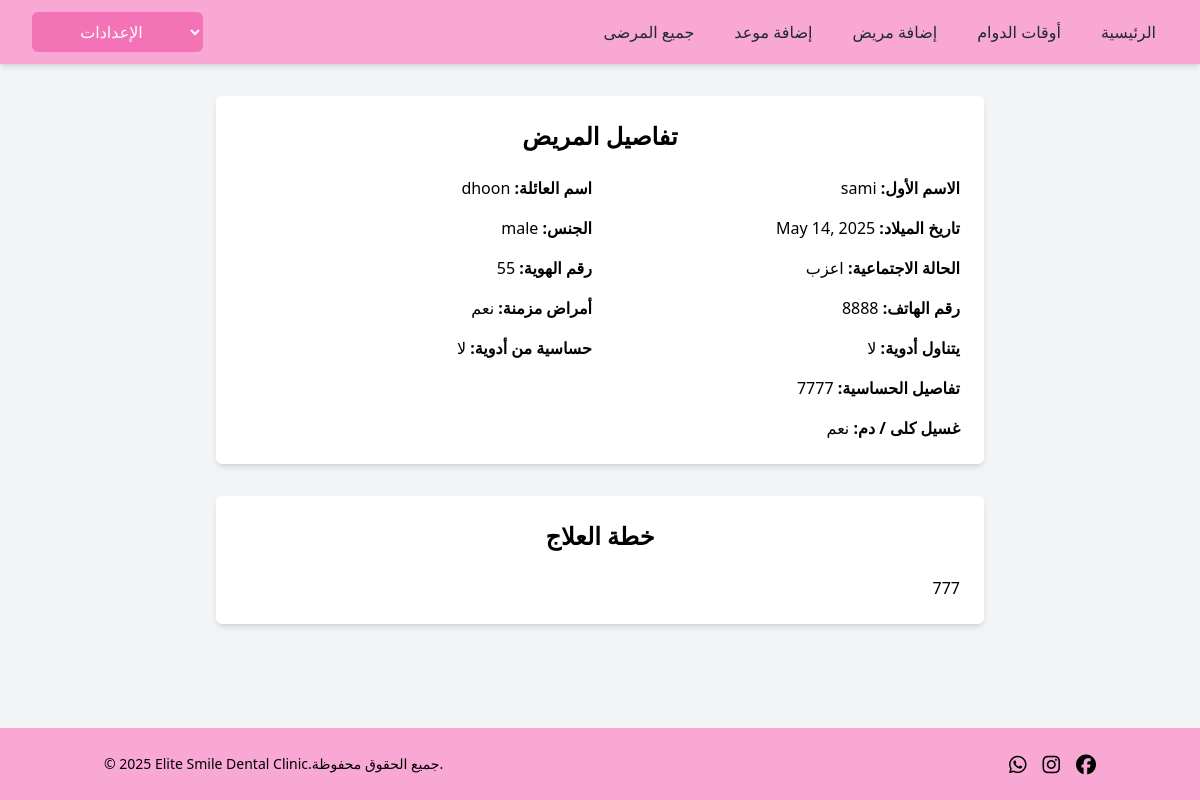
Screenshot of /doctor/patient_details_display/8 with the database file from the repository.
### clinic_app/models.py (models this page shows, shortened)
class User(models.Model):
    first_name = models.CharField(max_length=255)
    last_name = models.CharField(max_length=255)
    email = models.CharField(max_length=255)
    password = models.CharField(max_length=255)
    role = models.CharField(max_length=255, default='patient')
    doctor = models.ForeignKey('self', null=True, blank=True, on_delete=models.SET_NULL, related_name='patients')
    birth_date = models.DateField(blank=True, null=True)
    gender = models.CharField(max_length=10, blank=True)  # No need for null=True in CharField
    social_status = models.CharField(max_length=20, blank=True)
    id_number = models.CharField(max_length=20, blank=True)
    phone = models.CharField(max_length=20, blank=True)
    chronic_disease = models.BooleanField(default=False)
    takes_medications = models.BooleanField(default=False)
    drug_allergy = models.BooleanField(default=False)
    allergy_details = models.TextField(blank=True)
    dialysis =models.BooleanField(default=False)
    treatment_plan = models.TextField(blank=True)
    created_at = models.DateTimeField(auto_now_add=True)
    updated_at = models.DateTimeField(auto_now=True)
    objects = UserManager()

### doctor_app/views.py (the view)
# urls.py: path('patient_details_display/<int:patientid>', views.patient_details_display, name='patient_details_display'),
def patient_details_display(request,patientid):
    context={
        'patient':User.objects.get(id=patientid)
    }
    return render(request,'doctor/patient_details_display.html',context)

### doctor_app/templates/doctor/patient_details_display.html (shortened to what this page needs)
<!DOCTYPE html>
<html lang="ar" dir="rtl">
<head>
    <script src="https://cdn.tailwindcss.com"></script>
</head>
<body class="bg-gray-100 font-sans">
    <div dir="ltr">
        {% include 'doctor/navbardoctor.html' %}
    </div>
    <div class="max-w-3xl mx-auto p-6 bg-white shadow-md rounded-md mt-8">
        <h1 class="text-2xl font-bold mb-6 text-center">تفاصيل المريض</h1>
        <div class="grid grid-cols-1 sm:grid-cols-2 gap-4">
            <div><strong>الاسم الأول:</strong> {{ patient.first_name }}</div>
            <div><strong>اسم العائلة:</strong> {{ patient.last_name }}</div>
            <div><strong>تاريخ الميلاد:</strong> {{ patient.birth_date }}</div>
            <div><strong>الجنس:</strong> {{ patient.gender }}</div>
            <div><strong>الحالة الاجتماعية:</strong> {{ patient.social_status}}</div>
            <div><strong>رقم الهوية:</strong> {{ patient.id_number }}</div>
            <div><strong>رقم الهاتف:</strong> {{ patient.phone }}</div>
            <div><strong>أمراض مزمنة:</strong> {{ patient.chronic_disease|yesno:"نعم,لا" }}</div>
            <div><strong>يتناول أدوية:</strong> {{ patient.current_medication|yesno:"نعم,لا" }}</div>
            <div><strong>حساسية من أدوية:</strong> {{ patient.drug_allergy|yesno:"نعم,لا" }}</div>
            {% if patient.allergy_details %}
            <div class="col-span-2"><strong>تفاصيل الحساسية:</strong> {{ patient.allergy_details }}</div>
            {% endif %}
            <div><strong>غسيل كلى / دم:</strong> {{ patient.dialysis|yesno:"نعم,لا" }}</div>
        </div>
    </div>
    <div class="max-w-3xl mx-auto p-6 bg-white shadow-md rounded-md mt-8">
        <h1 class="text-2xl font-bold mb-6 text-center">خطة العلاج</h1>
        <div class="grid grid-cols-1 sm:grid-cols-2 gap-4">
            <div>{{patient.treatment_plan}}</div>
        </div>
    </div>
    <div dir="ltr">
        {% include 'clinic/footer.html' %}
    </div>
</body>
</html>

### rows the page displays
User: first_name "sami", last_name "dhoon", birth_date "May 14, 2025", gender "male", social_status "اعزب", id_number "55", phone "8888", chronic_disease "نعم", drug_allergy "لا", allergy_details "7777", dialysis "نعم", treatment_plan "777"

### other values shown
{{ patient.current_medication|yesno:"نعم,لا" }} "لا"
{{ current_year }} "2025"
